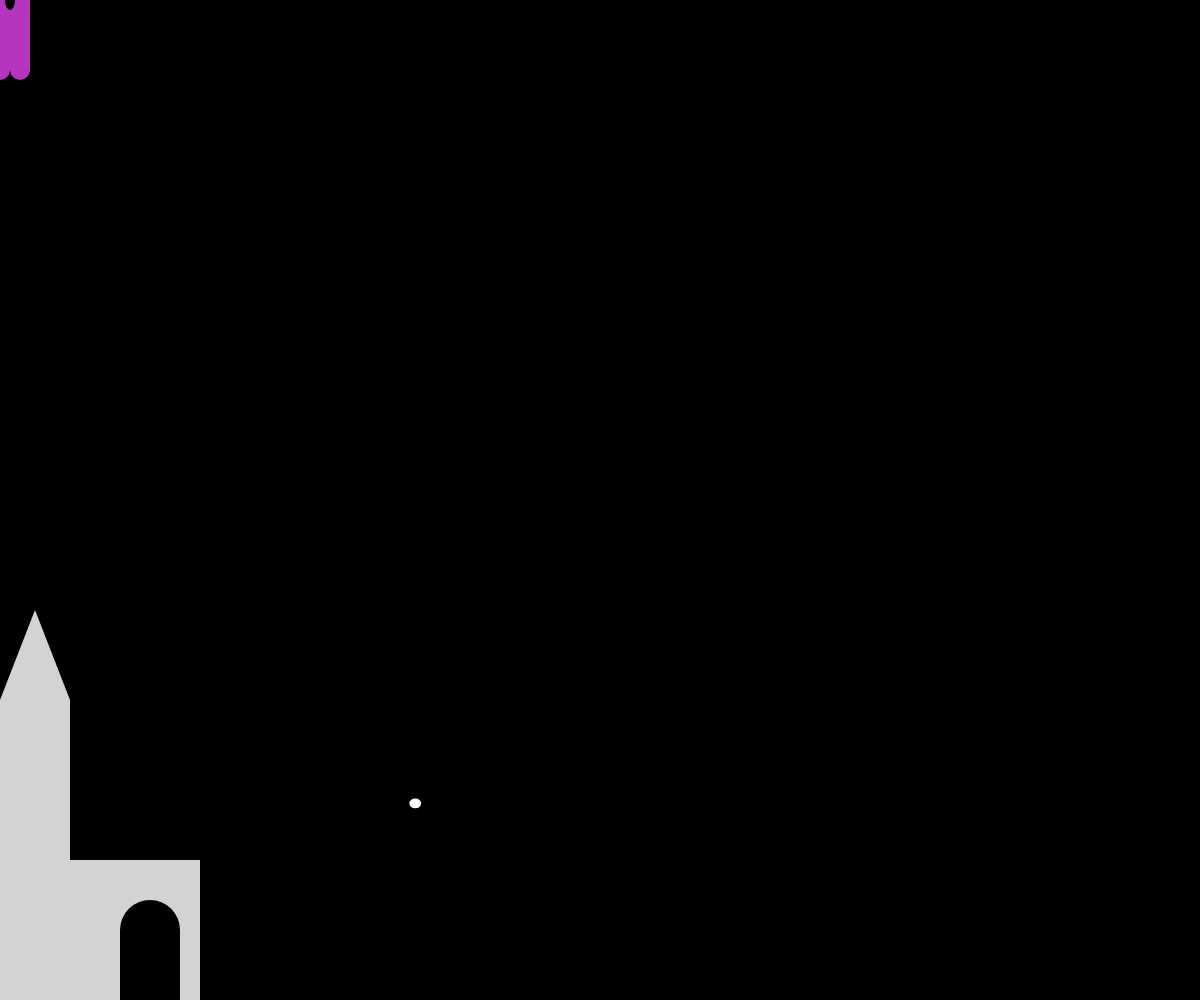
Frame 1 (no input)
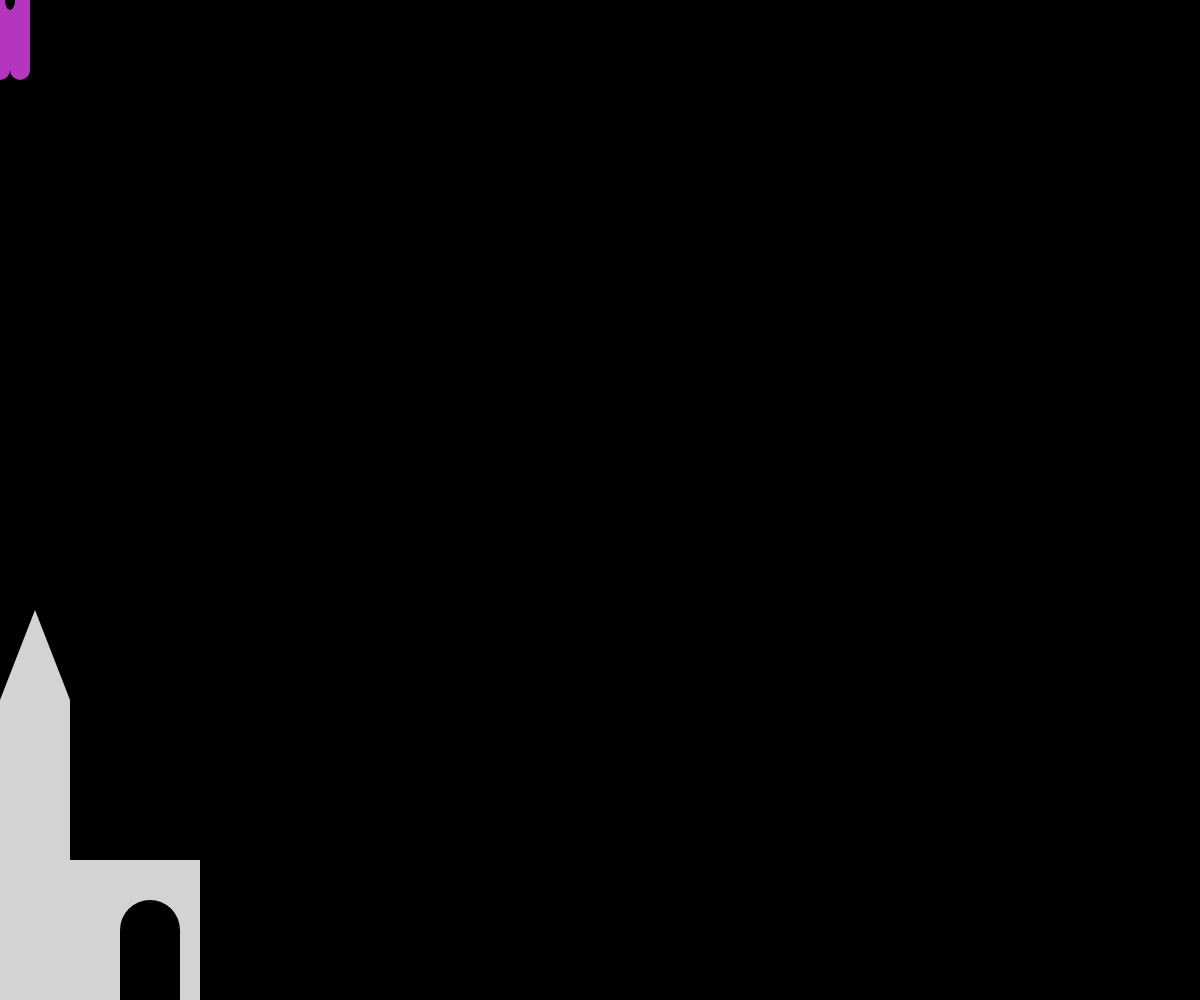
Frame 60 (no input)
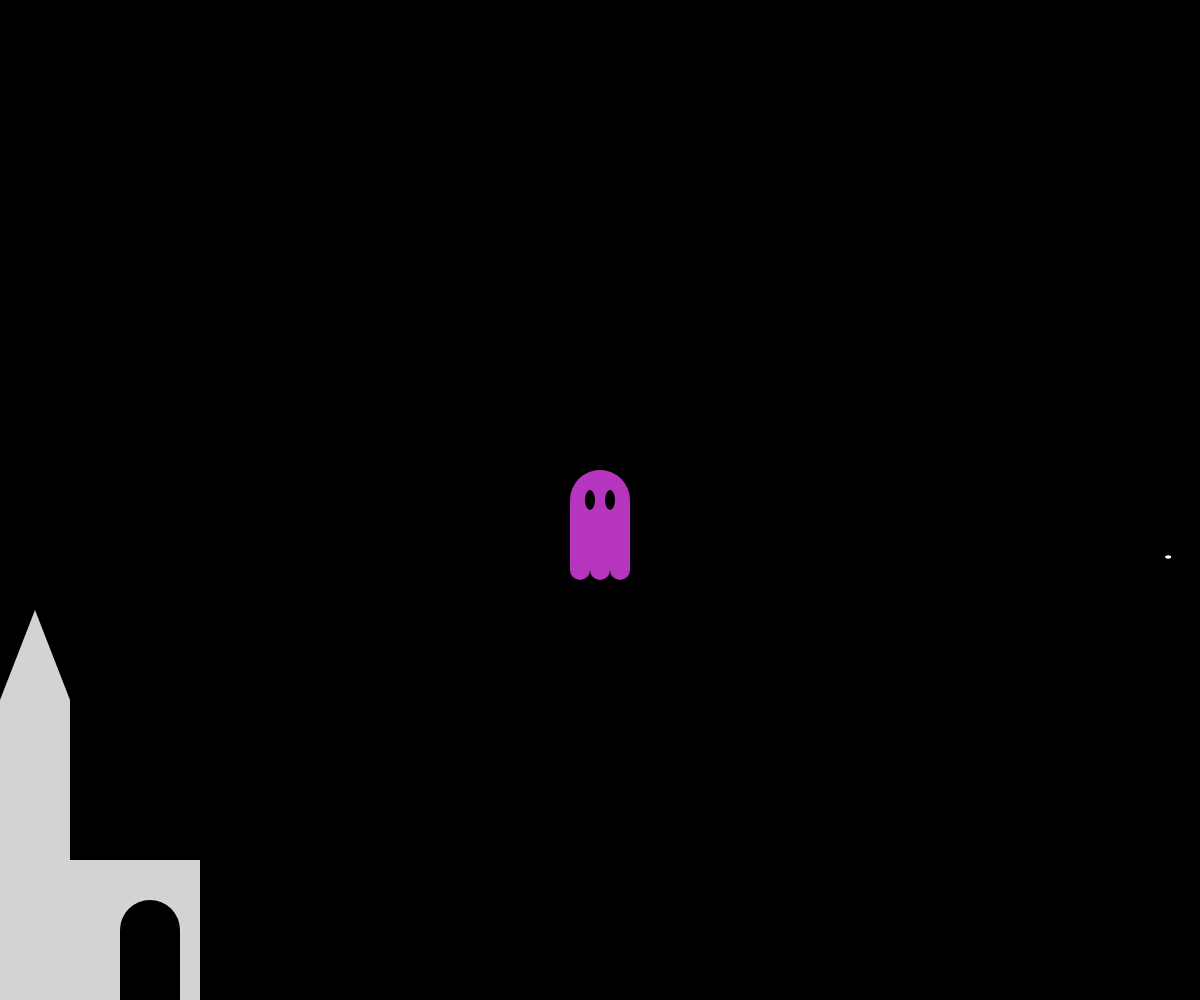
Frame 120 (the mouse pressed at the canvas centre since frame 60)

The p5.js sketch that drew these frames (run headless with seeded random() and noise() and a simulated clock; from frame 60 on, the mouse is pressed at the canvas centre):

// p5.js sketch
// ── sketch.js
//these allow me to randomize the color of the ghost
var color_r;
var color_g;
var color_b;


function setup() {

    // create a canvas to draw on
  createCanvas( windowWidth, windowHeight );

  color_r = random(255);
  color_g = random(255);
  color_b = random(255);

}

function draw() {
  background('Black');
  noCursor();

// this creates the snowy background animation
  push();
    fill('white');
    noStroke()
    ellipse(random(windowWidth),random(windowHeight),random(40),random(40));
  pop();

// this creates the ghost
  push();
    noStroke();
    fill(color_r,color_g,color_b);
    translate(mouseX,mouseY);
    ellipse(0,0,60,60);
    rect(-30,0,60,70);
    ellipse(0,70,20,20);
    ellipse(-20,70,20,20);
    ellipse(20,70,20,20);
    fill('black');
    ellipse(-10,0,10,20);
    ellipse(10,0,10,20);
  pop();

//this creates the castle
  push();
    noStroke();
    fill('lightgrey');
    rect(0,windowHeight-140,200,140);
    rect(0,windowHeight-300,70,160);
    triangle(0,windowHeight-300,70,windowHeight-300,35,windowHeight-390);
    fill('black');
    rect(120,windowHeight-70,60,70);
    ellipse(150,windowHeight-70,60);
  pop();

// If your mouse is at the base of the castle, the words 'happy halloween' appear
  if(mouseX<=200 && mouseY >= windowHeight-140){
    fill('orange');
    text("Happy Halloween!",210, windowHeight-50);
  }




}
